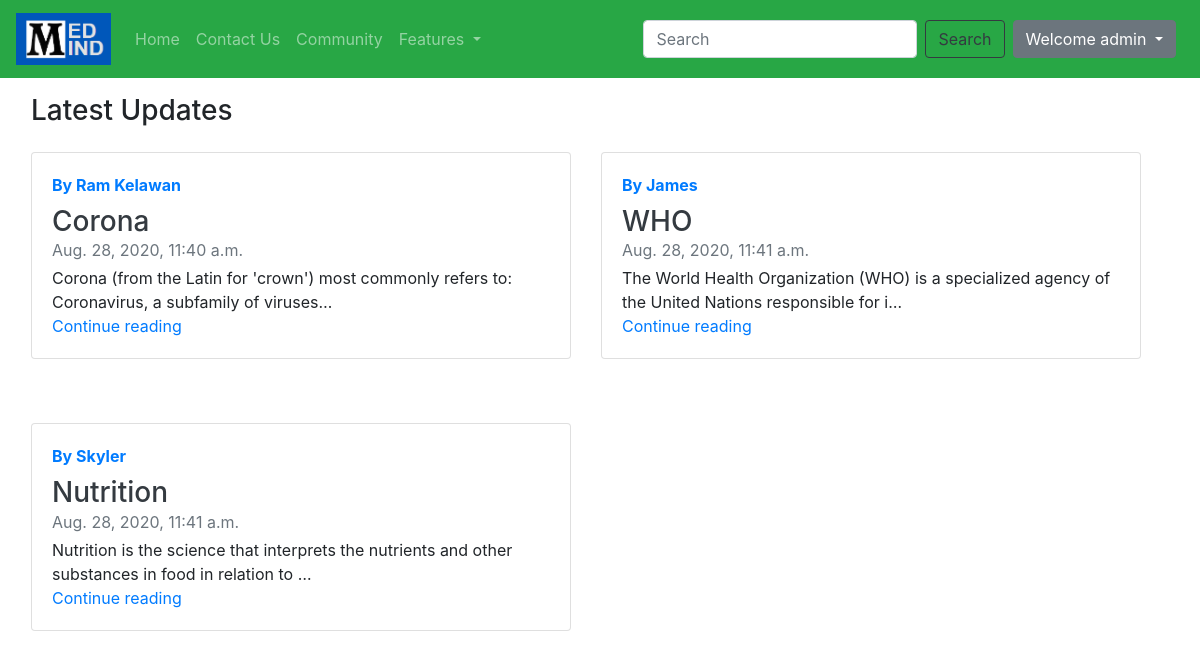
/latestupdates/ (signed in), run on the app's committed database.
### latestupdates/models.py (models this page shows, shortened)
class Post(models.Model):
    sno = models.AutoField(primary_key=True)
    title = models.CharField(max_length=255)
    content = models.TextField()
    author =  models.CharField(max_length=255)
    slug =  models.CharField(max_length=255)
    timeStamp = models.DateTimeField(blank = True)

### latestupdates/views.py (the view)
# urls.py: path('', views.updateshome,name="updateshome"),
def updateshome(request):
    allPosts = Post.objects.all()
    context = {'allPosts':allPosts}
    return render(request,'latestupdates/home.html',context)

### templates/latestupdates/home.html (shortened to what this page needs)
{% extends 'base.html' %}
{% block body %}
<div class="container m-3">
    <h3>Latest Updates</h3>
    <div class="row mb-2">
    {% for post in allPosts  %}
        <div class="col-md-6 my-3">
            <div class="card flex-md-row mb-4 box-shadow h-md-250">
                <div class="card-body d-flex flex-column align-items-start">
                    <strong class="d-inline-block mb-2 text-primary">By {{post.author}}</strong>
                    <h3 class="mb-0">
                        <a class="text-dark" href="/latestupdates/{{post.slug}}">{{post.title}} </a>
                    </h3>
                    <div class="mb-1 text-muted">{{post.timeStamp}}</div>
                    <p class="card-text mb-auto">{{post.content|truncatechars:100}}</p>
                    <a href="/latestupdates/{{post.slug}}">Continue reading</a>
                </div>
            </div>
        </div>
    {% if forloop.counter|divisibleby:2 %}
    </div>
    <div class="row mb-2">
    {% endif %}
    {% endfor %}
</div>
</div>
{% endblock body %}

### templates/base.html (shortened to what this page needs)
<!doctype html>
<html lang="en">
<head>
  <link rel="stylesheet" href="https://maxcdn.bootstrapcdn.com/bootstrap/4.0.0/css/bootstrap.min.css"
>
</head>
<body>
  <nav class="navbar navbar-expand-lg navbar-dark bg-success">
    <div><a class=" navbar-brand" href="#"><img src='/media/medmind/images/medmind.png'
          style="height: 52px;width: 95px"></a></div>
    <div class="collapse navbar-collapse" id="navbarSupportedContent">
      <ul class="navbar-nav mr-auto">
        <li class="nav-item {% block homeactive %}
      {% endblock homeactive %}">
          <a class="nav-link" href="/">Home <span class="sr-only">(current)</span></a>
        </li>
        <li class="nav-item{% block contactactive %}
      {% endblock contactactive %}">
          <a class="nav-link" href="/contact">Contact Us</a>
        </li>
        <li class="nav-item{% block communityactive %}
      {% endblock communityactive %}">
          <a class="nav-link" href="/community">Community</a>
        </li>
        <li class="nav-item dropdown">
          <a class="nav-link dropdown-toggle" href="#" id="navbarDropdown" role="button" data-toggle="dropdown"
            aria-haspopup="true" aria-expanded="false">
            Features
          </a>
        </li>
      </ul>
      <form class="form-inline my-2 my-lg-auto">
        <input class="form-control mr-sm-2" type="search" placeholder="Search" aria-label="Search">
        <button class="btn btn-outline-dark my-2 my-sm-0" type="submit">Search</button>
      </form> {% if user.is_authenticated %}
      <div class="btn-group mx-2">
        <button type="button" class="btn btn-secondary dropdown-toggle" data-toggle="dropdown" aria-haspopup="true"
          aria-expanded="false">
          Welcome {{request.user.username}}
        </button>
          {% endif %}
        </div>
      </div>
  </nav>
  {% block body %} {% endblock body %}
</body>
</html>

### data on the page
Post: author "Ram Kelawan", title "Corona", timeStamp "Aug. 28, 2020, 11:40 a.m.", content "Corona (from the Latin for 'crown') most commonly refers to: Coronavirus, a subfamily of viruses…"
Post: author "James", title "WHO", timeStamp "Aug. 28, 2020, 11:41 a.m.", content "The World Health Organization (WHO) is a specialized agency of the United Nations responsible for i…"
Post: author "Skyler", title "Nutrition", timeStamp "Aug. 28, 2020, 11:41 a.m.", content "Nutrition is the science that interprets the nutrients and other substances in food in relation to …"

### other printed values
{{ request.user.username }} "admin"
